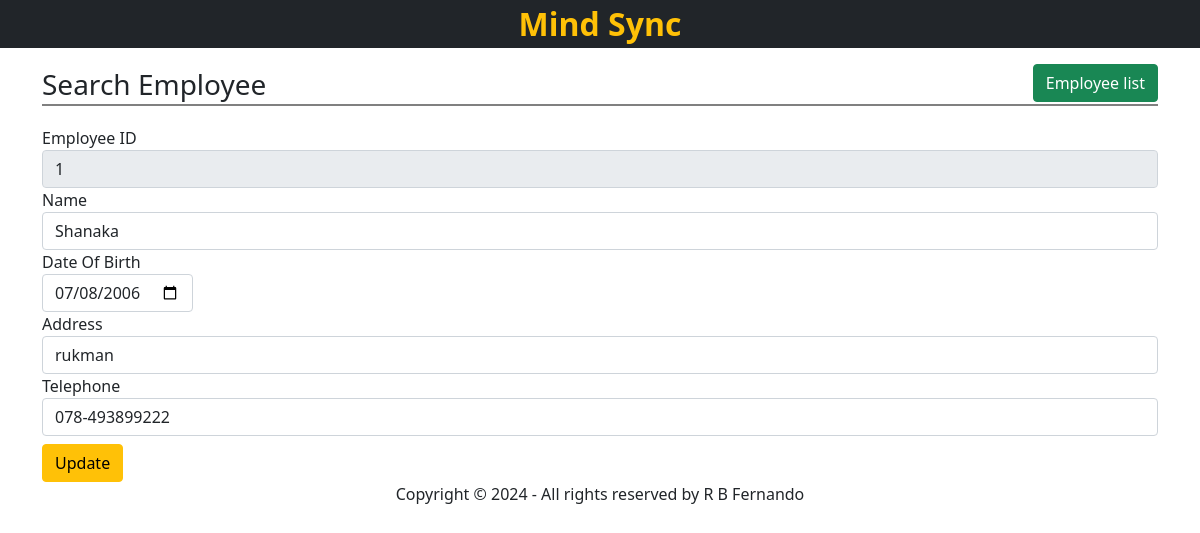
/view/public/edit-employee.php?id=1, run on the app's committed database.
### tables this page shows
CREATE TABLE "employees"(id INTEGER PRIMARY KEY, name VARCHAR(1000), dob VARCHAR(10), address VARCHAR(255), tele VARCHAR(12));

### view/public/edit-employee.php (the view)
<?php
require('../../database/db_config.php');
$empId = $_GET['id'];
$sql = "SELECT * FROM employees WHERE id=$empId";
$result = $db->query($sql);
$row = $result->fetchArray(SQLITE3_ASSOC);
require('../include/html_head.php');
?>
<body>
    <?php
    include('../include/header.php');
    ?>
    <main>
        <div class="container">
            <h3 class="page-title">Search Employee
                <a href="index.php" class="btn btn-success float-end">Employee list</a>
            </h3>
            <form action="update-employee.php" method="POST">
                <div class="form-group">
                    <label>Employee ID</label>
                    <input type="number" name="id" class="form-control" value="<?= $row['id'] ?>" readonly placeholder="Employee ID" aria-label="Employee Number" aria-describedby="basic-addon1">
                </div>
                <div class="form-group">
                    <label>Name</label>
                    <input type="text" name="name" required maxlength="100" class=" form-control" value="<?= $row['name'] ?>">
                </div>
                <div class="form-group">
                    <?php
                    $date = date_create("today");
                    date_sub($date, date_interval_create_from_date_string("18 years"));
                    ?>
                    <label>Date Of Birth
                        <input type="date" name="dob" class="form-control" value="<?= $row['dob'] ?>" max="<?= date_format($date, "Y-m-d") ?>" required></label>
                </div>
                <div class="form-group">
                    <label>Address</label>
                    <input type="text" name="address" required maxlength="100" class=" form-control" value="<?= $row['address']; ?>">
                </div>
                <div class="form-group">
                    <label>Telephone</label>
                    <input type="text" name="tele" class="form-control" maxlength="11" required pattern="[0-9]{3}-[0-9]{7}" value="<?= $row['tele']; ?>">
                </div>
                <button type="submit" class="btn btn-warning mt-2">Update</button>
            </form>
        </div>
    </main>
    <?php
    include('../include/footer.php');
    ?>
</body>
</html>

### view/public/css/style.css (style rules this page uses)
.page-title { line-height: 40px; border-bottom: 2px solid gray; margin-bottom: 20px; }

### data on the page
employees: id "1", name "Shanaka", dob "07/08/2006", address "rukman", tele "078-493899222"
